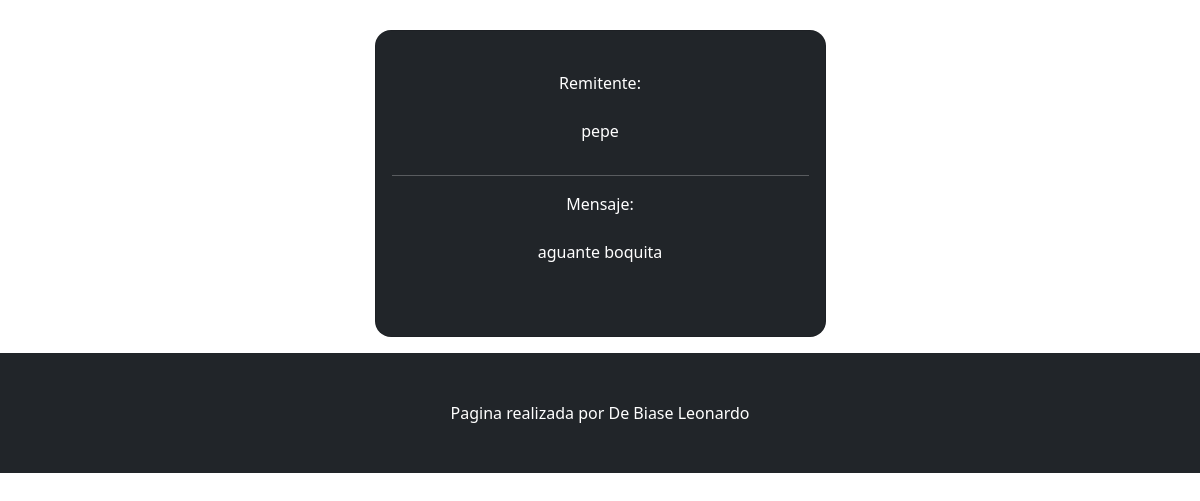
The app's page /messages (signed in, lower part), older data.
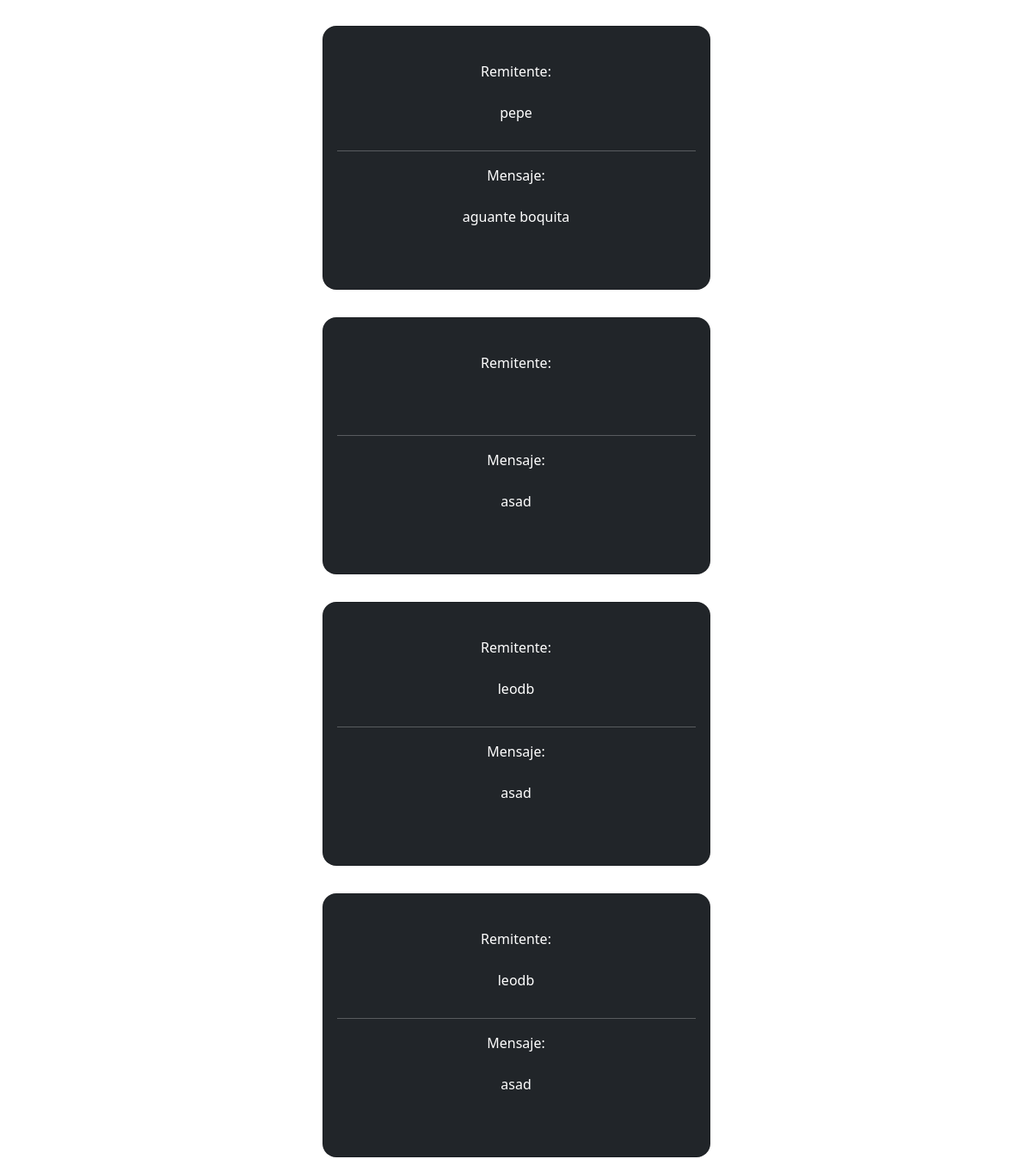
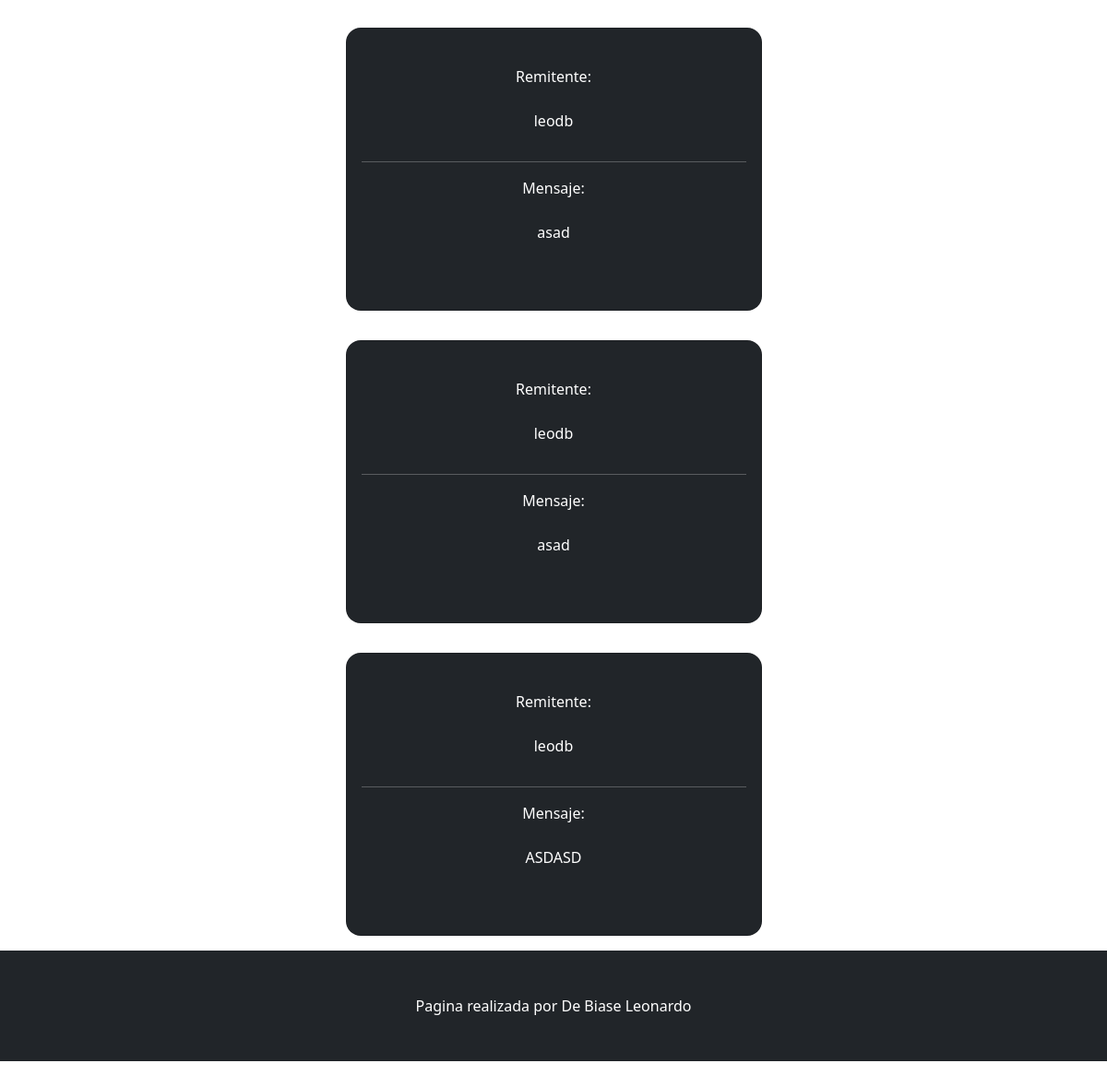
The same page, newer data (2 pictures, top to bottom).
### App/models.py (models this page shows)
class Mensajerias(models.Model):
    remitente = models.CharField(max_length=40)
    destinatario = models.ForeignKey(User, to_field="username", on_delete=models.CASCADE)
    contenido = models.CharField(max_length=500)
    def __str__(self):
        return f"{self.destinatario}-{self.remitente}-{self.contenido}"

### App/views.py (the view)
# urls.py: path("messages", views.mensaje, name = "mensajeria"),
def mensaje(request):
    avatares = Avatar.objects.filter(user_id=request.user.username)
    mensajes = Mensajerias.objects.all()
    mensajes = Mensajerias.objects.filter(destinatario_id=request.user.username)
    print("1",mensajes)
    print("2", mensajes)
    if request.method == "POST":
            miFormulario = MensajeriaForm(request.POST)
            print(miFormulario)
            if miFormulario.is_valid():
                informacion = miFormulario.cleaned_data
                mensaje = Mensajerias (remitente=request.user, destinatario_id = informacion["destinatario"],contenido = informacion["contenido"])
                try:
                    mensaje.save()
                    return render(request, "App/mensajes.html", {"mensajes":mensajes,"url": avatares[0].imagen.url})
                except:
                    mensaje = "EROR! El usuario al que desea enviar el mensaje no existe"
                    return render(request, "App/mensajes.html", {"mensajes":mensajes,"mensaje":mensaje, "url": avatares[0].imagen.url})
    else:
            miFormulario = MensajeriaForm()
            return render (request, "App/mensajes.html", {"miFormulario":miFormulario, "mensajes":mensajes,"url": avatares[0].imagen.url})
    return  render(request, "App/mensajes.html", {"mensajes":mensajes,"url": avatares[0].imagen.url})

### App/templates/App/mensajes.html (shortened to what this page needs)
{% extends 'App/padre.html' %}
{% load static %}
{% block cambiante %}
{% if request.user.is_authenticated%}
    <div style="text-align: center;" >
        <table class="table">
            <tbody>
                {% for x in mensajes %}
                <section class=" gradient-custom">
                    <div class="container py-3 h-100">
                    <div class="row d-flex justify-content-center align-items-center h-100">
                        <div class="col-12 col-md-8 col-lg-6 col-xl-5">
                        <div class="card bg-dark text-white" style="border-radius: 1rem;">
                            <div class="card-body  text-center">
                            <div class="mb-md-5 mt-md-4">
                                <div class="form-outline form-white mb-4">
                                    <p><label class="form-label" for="typeEmailX">Remitente:</label></p>
                                    <p><label class="form-label" for="typeEmailX">{{x.remitente}}</label></p>
                                </div>
                                <hr>
                                <div class="form-outline form-white mb-4">
                                    <p><label class="form-label" for="typeEmailX">Mensaje:</label></p>
                                    <p><label class="form-label" for="typeEmailX">{{x.contenido}}</label></p>
                                </div>
                            </div>
                            </div>
                        </div>
                        </div>
                    </div>
                    </div>
                </section>
                {% endfor %}
            </tbody>
{% else %}
<p>no hay mensajes</p>
{% endif %}
{% endblock cambiante %}

Row changes from the older to the newer data that the page shows:
added Mensajerias: contenido "asad"
added Mensajerias: remitente "leodb", contenido "asad"
added Mensajerias: remitente "leodb", contenido "asad"
added Mensajerias: remitente "leodb", contenido "asad"
added Mensajerias: remitente "leodb", contenido "asad"
added Mensajerias: remitente "leodb", contenido "ASDASD"
